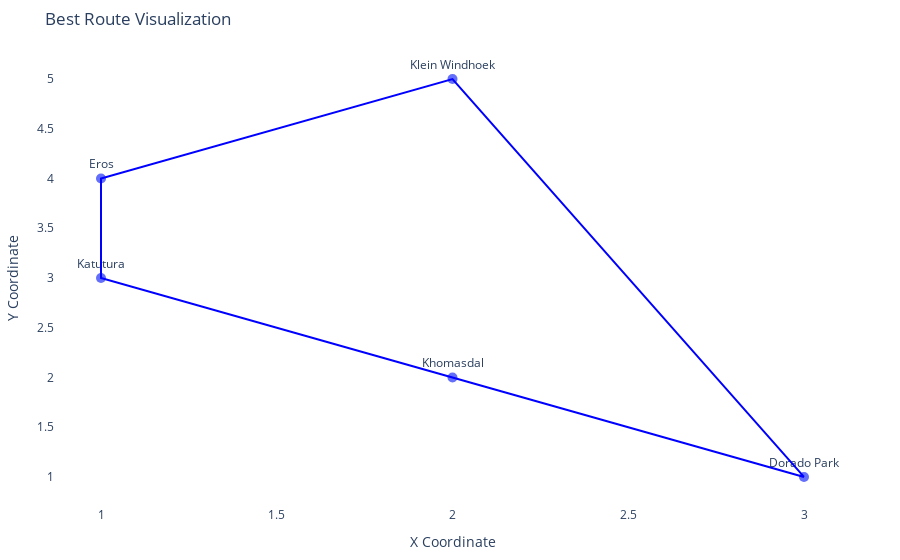
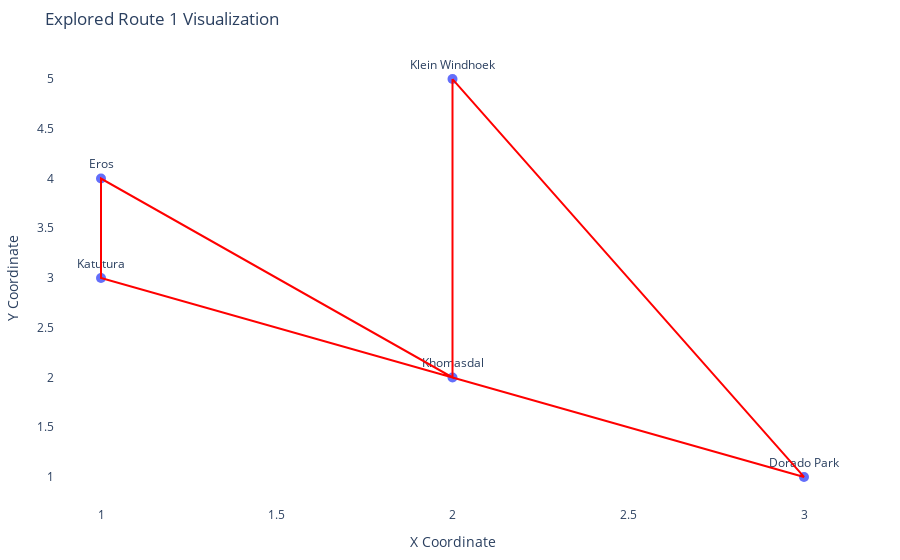
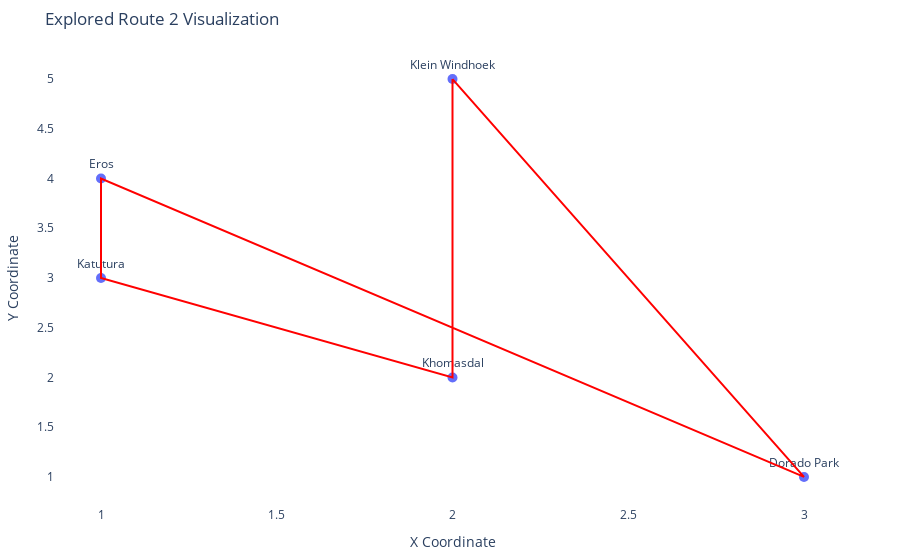
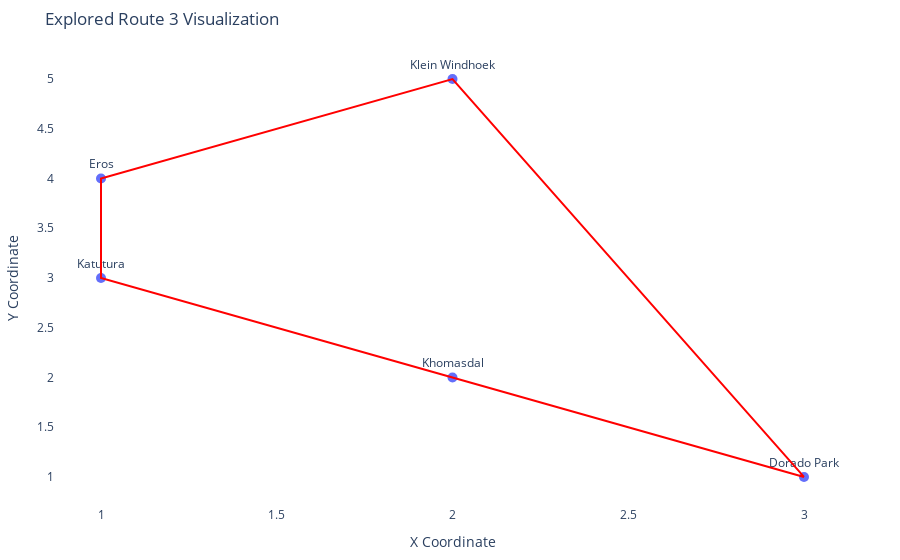

Write notebook code for charts like these, in order.
### Markdown cell above
#### Visualization
this visualization showcase a sample city set and the routes generated by your hill climbing algorithm at different stages (initial, intermediate, and final).

### Code cell
import plotly.graph_objects as go

# Fixed coordinates for each place
coordinates = {
    'Dorado Park': (3, 1),
    'Khomasdal': (2, 2),
    'Katutura': (1, 3),
    'Eros': (1, 4),
    'Klein Windhoek': (2, 5)
}

# Plot the best route
fig_best = go.Figure()

# Add cities as scatter points with updated coordinates
fig_best.add_trace(go.Scatter(x=[coord[0] for coord in coordinates.values()], 
                              y=[coord[1] for coord in coordinates.values()], 
                              mode='markers+text', text=list(coordinates.keys()),
                              textposition='top center', marker=dict(size=10), name='Cities'))

# Add lines for the best route
fig_best.add_trace(go.Scatter(x=[coordinates[city][0] for city in best_route + [best_route[0]]],
                              y=[coordinates[city][1] for city in best_route + [best_route[0]]],
                              mode='lines', line=dict(color='blue'), name='Best Route'))

# Customize the layout for the best route plot
fig_best.update_layout(title='Best Route Visualization',
                       xaxis_title='X Coordinate',
                       yaxis_title='Y Coordinate',
                       showlegend=False,
                       plot_bgcolor='white',
                       margin=dict(l=50, r=50, t=50, b=50))

# Show the best route plot
fig_best.show()

# Plot each explored route separately
for i, route in enumerate(explored_routes):
    fig_explored = go.Figure()

    # Add cities as scatter points with updated coordinates
    fig_explored.add_trace(go.Scatter(x=[coord[0] for coord in coordinates.values()], 
                                      y=[coord[1] for coord in coordinates.values()], 
                                      mode='markers+text', text=list(coordinates.keys()),
                                      textposition='top center', marker=dict(size=10), name='Cities'))

    # Add lines for the explored route
    fig_explored.add_trace(go.Scatter(x=[coordinates[city][0] for city in route + [route[0]]],
                                      y=[coordinates[city][1] for city in route + [route[0]]],
                                      mode='lines', line=dict(color='red'), name=f'Explored Route {i + 1}'))

    # Customize the layout for the explored route plot
    fig_explored.update_layout(title=f'Explored Route {i + 1} Visualization',
                                xaxis_title='X Coordinate',
                                yaxis_title='Y Coordinate',
                                showlegend=False,
                                plot_bgcolor='white',
                                margin=dict(l=50, r=50, t=50, b=50)) 

    # Show the explored route plot
    fig_explored.show()

### Figure 1 — Plotly figure (JSON) as saved in the notebook; plotly's stock layout.template omitted (floating-point values rounded to 4 significant figures)
{"data": [{"marker": {"size": 10}, "mode": "markers+text", "name": "Cities", "text": ["Dorado Park", "Khomasdal", "Katutura", "Eros", "Klein Windhoek"], "textposition": "top center", "type": "scatter", "x": [3, 2, 1, 1, 2], "y": [1, 2, 3, 4, 5]}, {"line": {"color": "blue"}, "mode": "lines", "name": "Best Route", "type": "scatter", "x": [3, 2, 1, 1, 2, 3], "y": [1, 5, 4, 3, 2, 1]}], "layout": {"margin": {"b": 50, "l": 50, "r": 50, "t": 50}, "plot_bgcolor": "white", "showlegend": false, "title": {"text": "Best Route Visualization"}, "xaxis": {"title": {"text": "X Coordinate"}}, "yaxis": {"title": {"text": "Y Coordinate"}}}}

### Figure 2 — Plotly figure (JSON) as saved in the notebook; plotly's stock layout.template omitted (floating-point values rounded to 4 significant figures)
{"data": [{"marker": {"size": 10}, "mode": "markers+text", "name": "Cities", "text": ["Dorado Park", "Khomasdal", "Katutura", "Eros", "Klein Windhoek"], "textposition": "top center", "type": "scatter", "x": [3, 2, 1, 1, 2], "y": [1, 2, 3, 4, 5]}, {"line": {"color": "red"}, "mode": "lines", "name": "Explored Route 1", "type": "scatter", "x": [2, 2, 1, 1, 3, 2], "y": [5, 2, 4, 3, 1, 5]}], "layout": {"margin": {"b": 50, "l": 50, "r": 50, "t": 50}, "plot_bgcolor": "white", "showlegend": false, "title": {"text": "Explored Route 1 Visualization"}, "xaxis": {"title": {"text": "X Coordinate"}}, "yaxis": {"title": {"text": "Y Coordinate"}}}}

### Figure 3 — Plotly figure (JSON) as saved in the notebook; plotly's stock layout.template omitted (floating-point values rounded to 4 significant figures)
{"data": [{"marker": {"size": 10}, "mode": "markers+text", "name": "Cities", "text": ["Dorado Park", "Khomasdal", "Katutura", "Eros", "Klein Windhoek"], "textposition": "top center", "type": "scatter", "x": [3, 2, 1, 1, 2], "y": [1, 2, 3, 4, 5]}, {"line": {"color": "red"}, "mode": "lines", "name": "Explored Route 2", "type": "scatter", "x": [2, 3, 1, 1, 2, 2], "y": [5, 1, 4, 3, 2, 5]}], "layout": {"margin": {"b": 50, "l": 50, "r": 50, "t": 50}, "plot_bgcolor": "white", "showlegend": false, "title": {"text": "Explored Route 2 Visualization"}, "xaxis": {"title": {"text": "X Coordinate"}}, "yaxis": {"title": {"text": "Y Coordinate"}}}}

### Figure 4 — Plotly figure (JSON) as saved in the notebook; plotly's stock layout.template omitted (floating-point values rounded to 4 significant figures)
{"data": [{"marker": {"size": 10}, "mode": "markers+text", "name": "Cities", "text": ["Dorado Park", "Khomasdal", "Katutura", "Eros", "Klein Windhoek"], "textposition": "top center", "type": "scatter", "x": [3, 2, 1, 1, 2], "y": [1, 2, 3, 4, 5]}, {"line": {"color": "red"}, "mode": "lines", "name": "Explored Route 3", "type": "scatter", "x": [3, 2, 1, 1, 2, 3], "y": [1, 5, 4, 3, 2, 1]}], "layout": {"margin": {"b": 50, "l": 50, "r": 50, "t": 50}, "plot_bgcolor": "white", "showlegend": false, "title": {"text": "Explored Route 3 Visualization"}, "xaxis": {"title": {"text": "X Coordinate"}}, "yaxis": {"title": {"text": "Y Coordinate"}}}}
